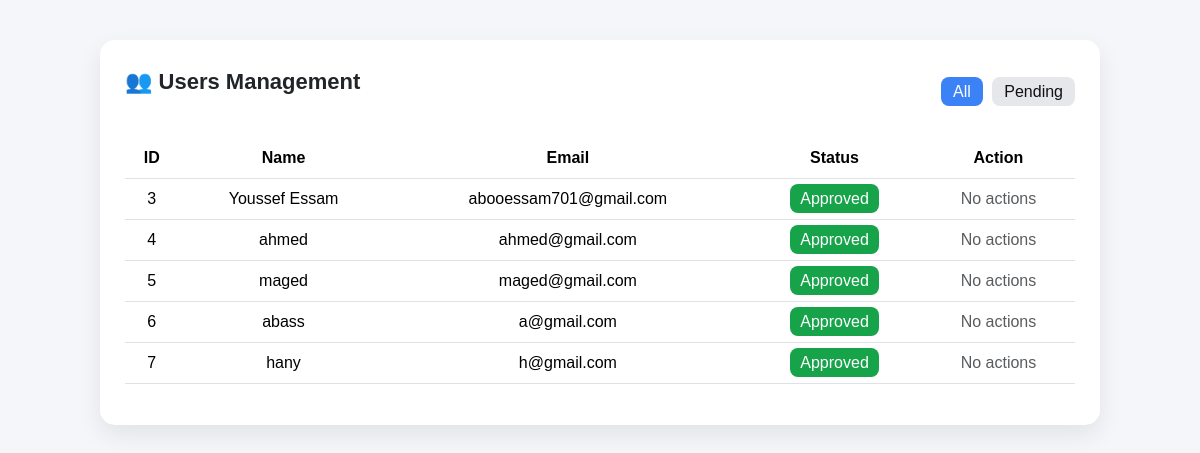
/admin/users.php, run on the app's committed database.
### tables this page shows
CREATE TABLE `users` (
  `user_id` int(11) NOT NULL,
  `full_name` varchar(100) NOT NULL,
  `email` varchar(100) NOT NULL,
  `password` varchar(255) NOT NULL,
  `phone` varchar(20) DEFAULT NULL,
  `address` varchar(255) DEFAULT NULL,
  `role` enum('member','librarian','admin') DEFAULT 'member',
  `membership_type` enum('normal','pro') DEFAULT 'normal',
  `status` enum('approved','pending','rejected') DEFAULT 'pending',
  `created_at` timestamp NOT NULL DEFAULT current_timestamp(),
  `trust_score` decimal(3,2) DEFAULT 5.00
);

### admin/users.php (the view, shortened to what this page needs)
<?php
$db = new Database();
$conn = $db->connect();
$filter = $_GET['filter'] ?? 'all';
if($filter == 'pending'){
    $result = $conn->query("SELECT * FROM users WHERE status='pending'");
} else {
    $result = $conn->query("SELECT * FROM users");
}
?>
<!DOCTYPE html>
<html>
<head>
    <link href="https://cdn.jsdelivr.net/npm/bootstrap@5.3.3/dist/css/bootstrap.min.css" rel="stylesheet">
</head>
<body>
<div class="container-box">
    <div class="top-bar">
        <div class="title">👥 Users Management</div>
        <div>
            <a class="filter-btn <?= $filter=='all'?'active':'' ?>" href="users.php?filter=all">All</a>
            <a class="filter-btn <?= $filter=='pending'?'active':'' ?>" href="users.php?filter=pending">Pending</a>
        </div>
    </div>
    <table class="table table-hover text-center align-middle">
        <thead>
            <tr>
                <th>ID</th>
                <th>Name</th>
                <th>Email</th>
                <th>Status</th>
                <th>Action</th>
            </tr>
        </thead>
        <tbody>
        <?php while($row = $result->fetch_assoc()): ?>
            <tr>
                <td><?= $row['user_id'] ?></td>
                <td><?= $row['full_name'] ?></td>
                <td><?= $row['email'] ?></td>
                <td>
                    <?php if($row['status'] == 'pending'): ?>
                        <span class="badge bg-warning text-dark">Pending</span>
                    <?php else: ?>
                        <span class="badge-approved">Approved</span>
                    <?php endif; ?>
                </td>
                <td>
                    <?php if($row['status'] == 'pending'): ?>
                        <a class="btn-approve"
                            href="users.php?action=approve&id=<?= $row['user_id'] ?>&filter=pending">
                            ✔ Approve
                        </a>
                        <a class="btn-reject"
                            href="users.php?action=reject&id=<?= $row['user_id'] ?>&filter=pending">
                            ✖ Reject
                        </a>
                    <?php else: ?>
                        <span class="text-muted">No actions</span>
                    <?php endif; ?>
                </td>
            </tr>
        <?php endwhile; ?>
        </tbody>
    </table>
</div>
</body>
</html>

### admin/users.php (style rules this page uses)
body { background:#f4f6f9; font-family: Arial; }
.container-box { max-width: 1000px; margin: 40px auto; background: white; padding: 25px; border-radius: 15px; box-shadow: 0 10px 25px rgba(0,0,0,0.08); }
.title { font-size: 22px; font-weight: bold; margin-bottom: 20px; }
.table thead { background: #3b82f6; color: white; }
.badge-approved { background:#16a34a; padding:6px 10px; border-radius:8px; color:white; }
.top-bar { display:flex; justify-content:space-between; align-items:center; margin-bottom:20px; }
.filter-btn { padding:6px 12px; border-radius:8px; text-decoration:none; background:#e5e7eb; color:#111; margin-left:5px; }
.filter-btn.active { background:#3b82f6; color:white; }

### data on the page
users: user_id "3", full_name "Youssef Essam", email "abooessam701@gmail.com", status "Approved"
users: user_id "4", full_name "ahmed", email "ahmed@gmail.com", status "Approved"
users: user_id "5", full_name "maged", email "maged@gmail.com", status "Approved"
users: user_id "6", full_name "abass", email "a@gmail.com", status "Approved"
users: user_id "7", full_name "hany", email "h@gmail.com", status "Approved"
